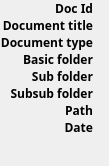
                  <widget class="QWidget" name="scrollAreaWidgetContents_4">
                   <property name="geometry">
                    <rect>
                     <x>0</x>
                     <y>0</y>
                     <width>109</width>
                     <height>166</height>
                    </rect>
                   </property>
                   <layout class="QGridLayout" name="gridLayout_12">
                    <property name="leftMargin">
                     <number>0</number>
                    </property>
                    <property name="topMargin">
                     <number>0</number>
                    </property>
                    <property name="rightMargin">
                     <number>0</number>
                    </property>
                    <property name="bottomMargin">
                     <number>0</number>
                    </property>
                    <property name="spacing">
                     <number>0</number>
                    </property>
                    <item row="2" column="0">
                     <spacer name="verticalSpacer_5">
                      <property name="orientation">
                       <enum>Qt::Vertical</enum>
                      </property>
                      <property name="sizeHint" stdset="0">
                       <size>
                        <width>20</width>
                        <height>40</height>
                       </size>
                      </property>
                     </spacer>
                    </item>
                    <item row="1" column="0">
                     <layout class="QVBoxLayout" name="verticalLayout_1">
                      <property name="spacing">
                       <number>0</number>
                      </property>
                     </layout>
                    </item>
                    <item row="0" column="0">
                     <layout class="QGridLayout" name="gridLayout_38">
                      <item row="4" column="0">
                       <widget class="QLabel" name="label_6">
                        <property name="maximumSize">
                         <size>
                          <width>16777215</width>
                          <height>150</height>
                         </size>
                        </property>
                        <property name="font">
                         <font>
                          <family>Noto Sans</family>
                          <bold>true</bold>
                         </font>
                        </property>
                        <property name="text">
                         <string>Sub folder</string>
                        </property>
                        <property name="alignment">
                         <set>Qt::AlignRight|Qt::AlignTop|Qt::AlignTrailing</set>
                        </property>
                       </widget>
                      </item>
                      <item row="3" column="1">
                       <widget class="QLabel" name="BasicFolder">
                        <property name="sizePolicy">
                         <sizepolicy hsizetype="MinimumExpanding" vsizetype="Preferred">
                          <horstretch>0</horstretch>
                          <verstretch>0</verstretch>
                         </sizepolicy>
                        </property>
                        <property name="text">
                         <string/>
                        </property>
                        <property name="alignment">
                         <set>Qt::AlignLeading|Qt::AlignLeft|Qt::AlignTop</set>
                        </property>
                        <property name="wordWrap">
                         <bool>true</bool>
                        </property>
                       </widget>
                      </item>
                      <item row="0" column="1">
                       <widget class="QLabel" name="DocumentNameLine">
                        <property name="sizePolicy">
                         <sizepolicy hsizetype="MinimumExpanding" vsizetype="Preferred">
                          <horstretch>0</horstretch>
                          <verstretch>0</verstretch>
                         </sizepolicy>
                        </property>
                        <property name="text">
                         <string/>
                        </property>
                        <property name="alignment">
                         <set>Qt::AlignLeading|Qt::AlignLeft|Qt::AlignTop</set>
                        </property>
                        <property name="wordWrap">
                         <bool>true</bool>
                        </property>
                       </widget>
                      </item>
                      <item row="0" column="0">
                       <widget class="QLabel" name="label_2">
                        <property name="maximumSize">
                         <size>
                          <width>16777215</width>
                          <height>150</height>
                         </size>
                        </property>
                        <property name="font">
                         <font>
                          <family>Noto Sans</family>
                          <bold>true</bold>
                         </font>
                        </property>
                        <property name="text">
                         <string>Doc Id</string>
                        </property>
                        <property name="alignment">
                         <set>Qt::AlignRight|Qt::AlignTop|Qt::AlignTrailing</set>
                        </property>
                       </widget>
                      </item>
                      <item row="5" column="0">
                       <widget class="QLabel" name="label_13">
                        <property name="maximumSize">
                         <size>
                          <width>16777215</width>
                          <height>150</height>
                         </size>
                        </property>
                        <property name="font">
                         <font>
                          <family>Noto Sans</family>
                          <bold>true</bold>
                         </font>
                        </property>
                        <property name="text">
                         <string>Subsub folder</string>
                        </property>
                        <property name="alignment">
                         <set>Qt::AlignRight|Qt::AlignTop|Qt::AlignTrailing</set>
                        </property>
                       </widget>
                      </item>
                      <item row="2" column="0">
                       <widget class="QLabel" name="label_4">
                        <property name="maximumSize">
                         <size>
                          <width>16777215</width>
                          <height>150</height>
                         </size>
                        </property>
                        <property name="font">
                         <font>
                          <family>Noto Sans</family>
                          <bold>true</bold>
                         </font>
                        </property>
                        <property name="text">
                         <string>Document type</string>
                        </property>
                        <property name="alignment">
                         <set>Qt::AlignRight|Qt::AlignTop|Qt::AlignTrailing</set>
                        </property>
                       </widget>
                      </item>
                      <item row="3" column="0">
                       <widget class="QLabel" name="label_5">
                        <property name="maximumSize">
                         <size>
                          <width>16777215</width>
                          <height>150</height>
                         </size>
                        </property>
                        <property name="font">
                         <font>
                          <family>Noto Sans</family>
                          <bold>true</bold>
                         </font>
                        </property>
                        <property name="text">
                         <string>Basic folder</string>
                        </property>
                        <property name="alignment">
                         <set>Qt::AlignRight|Qt::AlignTop|Qt::AlignTrailing</set>
                        </property>
                       </widget>
                      </item>
                      <item row="7" column="0">
                       <widget class="QLabel" name="label_15">
                        <property name="maximumSize">
                         <size>
                          <width>16777215</width>
                          <height>150</height>
                         </size>
                        </property>
                        <property name="font">
                         <font>
                          <family>Noto Sans</family>
                          <bold>true</bold>
                         </font>
                        </property>
                        <property name="text">
                         <string>Date</string>
                        </property>
                        <property name="alignment">
                         <set>Qt::AlignRight|Qt::AlignTop|Qt::AlignTrailing</set>
                        </property>
                       </widget>
                      </item>
                      <item row="6" column="0">
                       <widget class="QLabel" name="label_14">
                        <property name="maximumSize">
                         <size>
                          <width>16777215</width>
                          <height>150</height>
                         </size>
                        </property>
                        <property name="font">
                         <font>
                          <family>Noto Sans</family>
                          <bold>true</bold>
                         </font>
                        </property>
                        <property name="text">
                         <string>Path</string>
                        </property>
                        <property name="alignment">
                         <set>Qt::AlignRight|Qt::AlignTop|Qt::AlignTrailing</set>
                        </property>
                       </widget>
                      </item>
                      <item row="2" column="1">
                       <widget class="QLabel" name="DocumentType">
                        <property name="sizePolicy">
                         <sizepolicy hsizetype="MinimumExpanding" vsizetype="Preferred">
                          <horstretch>0</horstretch>
                          <verstretch>0</verstretch>
                         </sizepolicy>
                        </property>
                        <property name="text">
                         <string/>
                        </property>
                        <property name="alignment">
                         <set>Qt::AlignLeading|Qt::AlignLeft|Qt::AlignTop</set>
                        </property>
                        <property name="wordWrap">
                         <bool>true</bool>
                        </property>
                       </widget>
                      </item>
                      <item row="4" column="1">
                       <widget class="QLabel" name="SubFolder">
                        <property name="sizePolicy">
                         <sizepolicy hsizetype="MinimumExpanding" vsizetype="Preferred">
                          <horstretch>0</horstretch>
                          <verstretch>0</verstretch>
                         </sizepolicy>
                        </property>
                        <property name="text">
                         <string/>
                        </property>
                        <property name="alignment">
                         <set>Qt::AlignLeading|Qt::AlignLeft|Qt::AlignTop</set>
                        </property>
                        <property name="wordWrap">
                         <bool>true</bool>
                        </property>
                       </widget>
                      </item>
                      <item row="5" column="1">
                       <widget class="QLabel" name="SubsubFolder">
                        <property name="sizePolicy">
                         <sizepolicy hsizetype="MinimumExpanding" vsizetype="Preferred">
                          <horstretch>0</horstretch>
                          <verstretch>0</verstretch>
                         </sizepolicy>
                        </property>
                        <property name="text">
                         <string/>
                        </property>
                        <property name="alignment">
                         <set>Qt::AlignLeading|Qt::AlignLeft|Qt::AlignTop</set>
                        </property>
                        <property name="wordWrap">
                         <bool>true</bool>
                        </property>
                       </widget>
                      </item>
                      <item row="6" column="1">
                       <widget class="QLabel" name="DocumentPathLine">
                        <property name="sizePolicy">
                         <sizepolicy hsizetype="MinimumExpanding" vsizetype="Preferred">
                          <horstretch>0</horstretch>
                          <verstretch>0</verstretch>
                         </sizepolicy>
                        </property>
                        <property name="text">
                         <string/>
                        </property>
                        <property name="alignment">
                         <set>Qt::AlignLeading|Qt::AlignLeft|Qt::AlignTop</set>
                        </property>
                        <property name="wordWrap">
                         <bool>true</bool>
                        </property>
                       </widget>
                      </item>
                      <item row="7" column="1">
                       <widget class="QLabel" name="DocumentDateTimeEdit">
                        <property name="sizePolicy">
                         <sizepolicy hsizetype="MinimumExpanding" vsizetype="Preferred">
                          <horstretch>0</horstretch>
                          <verstretch>0</verstretch>
                         </sizepolicy>
                        </property>
                        <property name="text">
                         <string/>
                        </property>
                        <property name="alignment">
                         <set>Qt::AlignLeading|Qt::AlignLeft|Qt::AlignTop</set>
                        </property>
                        <property name="wordWrap">
                         <bool>true</bool>
                        </property>
                       </widget>
                      </item>
                      <item row="1" column="0">
                       <widget class="QLabel" name="label_3">
                        <property name="maximumSize">
                         <size>
                          <width>16777215</width>
                          <height>150</height>
                         </size>
                        </property>
                        <property name="font">
                         <font>
                          <family>Noto Sans</family>
                          <bold>true</bold>
                         </font>
                        </property>
                        <property name="text">
                         <string>Document title</string>
                        </property>
                        <property name="alignment">
                         <set>Qt::AlignRight|Qt::AlignTop|Qt::AlignTrailing</set>
                        </property>
                       </widget>
                      </item>
                      <item row="1" column="1">
                       <widget class="QLabel" name="DocumentTitleLine">
                        <property name="sizePolicy">
                         <sizepolicy hsizetype="MinimumExpanding" vsizetype="Preferred">
                          <horstretch>0</horstretch>
                          <verstretch>0</verstretch>
                         </sizepolicy>
                        </property>
                        <property name="text">
                         <string/>
                        </property>
                        <property name="alignment">
                         <set>Qt::AlignLeading|Qt::AlignLeft|Qt::AlignTop</set>
                        </property>
                        <property name="wordWrap">
                         <bool>true</bool>
                        </property>
                       </widget>
                      </item>
                     </layout>
                    </item>
                   </layout>
                  </widget>
